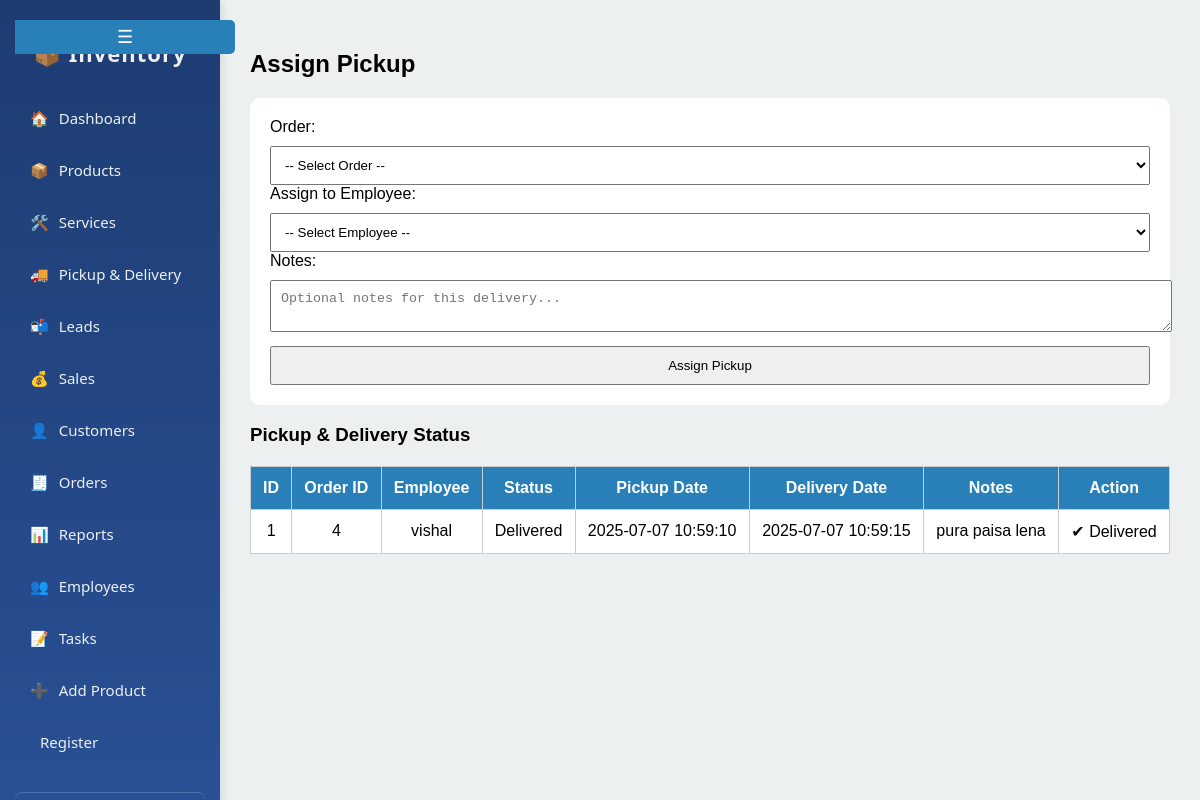
/pickup_delivery.php (signed in), run on the app's committed database.
### tables this page shows
CREATE TABLE `pickup_delivery` (
  `id` int(11) NOT NULL,
  `order_id` int(11) DEFAULT NULL,
  `employee_id` int(11) DEFAULT NULL,
  `status` enum('Pending','Picked','Delivered') DEFAULT 'Pending',
  `pickup_date` datetime DEFAULT current_timestamp(),
  `delivery_date` datetime DEFAULT NULL,
  `notes` text DEFAULT NULL
);

CREATE TABLE `orders` (
  `id` int(11) NOT NULL,
  `product_id` int(11) DEFAULT NULL,
  `quantity` int(11) DEFAULT NULL,
  `price` decimal(10,2) DEFAULT NULL,
  `order_date` datetime DEFAULT current_timestamp(),
  `customer_name` varchar(100) DEFAULT NULL,
  `customer_email` varchar(100) DEFAULT NULL,
  `customer_phone` varchar(20) DEFAULT NULL
);

CREATE TABLE `employees` (
  `id` int(11) NOT NULL,
  `name` varchar(100) DEFAULT NULL,
  `role` varchar(50) DEFAULT NULL,
  `mobile` varchar(20) DEFAULT NULL,
  `email` varchar(100) DEFAULT NULL,
  `gender` enum('Male','Female','Other') DEFAULT NULL,
  `is_active` tinyint(1) DEFAULT 1,
  `last_active` datetime DEFAULT NULL
);

### pickup_delivery.php (the view, shortened to what this page needs)
<?php
include 'components/connections.php';
$assignments = $conn->query("
    SELECT pd.*, e.name AS employee_name, o.id AS order_id
    FROM pickup_delivery pd
    JOIN employees e ON pd.employee_id = e.id
    JOIN orders o ON pd.order_id = o.id
    ORDER BY pd.id DESC
");
?>
<!DOCTYPE html>
<html>
<head>
    <link rel="stylesheet" href="style.css">
</head>
<body>
<div class="container">
    <?php include 'sidebar.php'; ?>
    <div class="main">
        <h2>Assign Pickup</h2>
        <div class="form-box">
            <form method="POST">
                <label>Order:</label>
                <select name="order_id" required>
                    <option value="">-- Select Order --</option>
                </select>
                <label>Assign to Employee:</label>
                <select name="employee_id" required>
                    <option value="">-- Select Employee --</option>
                </select>
                <label>Notes:</label>
                <textarea name="notes" placeholder="Optional notes for this delivery..."></textarea>
                <button type="submit" name="assign">Assign Pickup</button>
            </form>
        </div>
        <h3>Pickup & Delivery Status</h3>
        <table>
            <tr>
                <th>ID</th>
                <th>Order ID</th>
                <th>Employee</th>
                <th>Status</th>
                <th>Pickup Date</th>
                <th>Delivery Date</th>
                <th>Notes</th>
                <th>Action</th>
            </tr>
            <?php while ($row = $assignments->fetch_assoc()): ?>
                <tr>
                    <td><?= $row['id'] ?></td>
                    <td><?= htmlspecialchars($row['order_id']) ?></td>
                    <td><?= htmlspecialchars($row['employee_name']) ?></td>
                    <td><?= $row['status'] ?></td>
                    <td><?= $row['pickup_date'] ?></td>
                    <td><?= $row['delivery_date'] ?? '-' ?></td>
                    <td><?= htmlspecialchars($row['notes'] ?? '-') ?></td>
                    <td>
                        <?php if ($row['status'] !== 'Delivered'): ?>
                            <a href="?deliver_id=<?= $row['id'] ?>" class="deliver-btn">Mark as Delivered</a>
                        <?php else: ?>
                            ✔ Delivered
                        <?php endif; ?>
                    </td>
                </tr>
            <?php endwhile; ?>
        </table>
    </div>
</div>
</body>
</html>

### style.css (style rules this page uses)
body { margin: 0; font-family: 'Segoe UI', sans-serif; background: #f4f4f4; }
.container { display: flex; height: 100vh; }
.main { flex: 1; padding: 20px; background: #ecf0f1; }
table { width: 100%; border-collapse: collapse; margin-top: 20px; background: white; }
th, td { padding: 12px; text-align: left; border-bottom: 1px solid #ddd; }

### pickup_delivery.php (style rules this page uses)
body { margin: 0; font-family: Arial; background: #f4f4f4; }
.main { padding: 20px; }
table { width: 100%; border-collapse: collapse; background: white; margin-top: 20px; }
th, td { padding: 12px; border: 1px solid #ccc; text-align: center; }
th { background: #2980b9; color: white; }
.form-box { background: white; padding: 20px; border-radius: 10px; }
select, button, textarea { padding: 10px; margin-top: 10px; width: 100%; }

### sidebar.php (style rules this page uses)
.main { margin-left: 220px; padding: 30px; transition: margin-left 0.3s ease; }

### data on the page
pickup_delivery: id "1", order "4", employee.name "vishal", status "Delivered", pickup_date "2025-07-07 10:59:10", delivery_date "2025-07-07 10:59:15", notes "pura paisa lena", shows "✔ Delivered"
